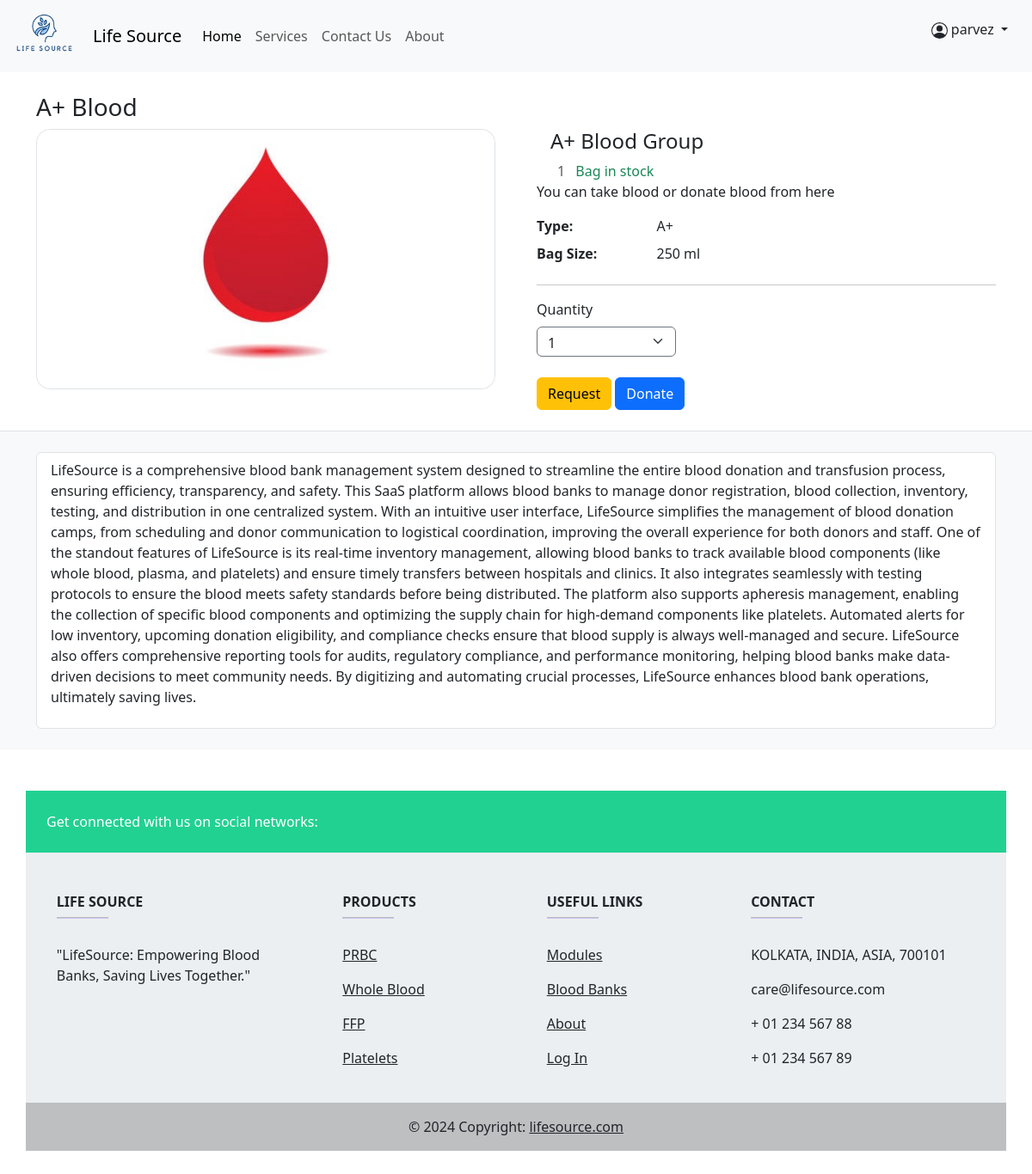
The page /product/1/ (signed in) on the database its author committed.
### home/models.py (models this page shows, shortened)
class Product(models.Model):
    blood_id=models.AutoField
    blood_name = models.CharField(max_length=50)
    blood_stock = models.PositiveIntegerField()
    blood_image = models.ImageField(upload_to='media/', null=True, blank=True)

### home/views.py (the view)
# urls.py: path('product/<int:id>/', views.view_detail, name='view_detail'),
@login_required(login_url='handleLogin')
def view_detail(request, id):
    product = Product.objects.filter(id=id)
    return render(request, 'view_detail.html', {'product':product})

### templates/view_detail.html (shortened to what this page needs)
{% extends "base.html" %}
{% load static %}
{% block body %}
{% for i in product %}
<section class="py-4">
  <div class="container">
    <h3>{{ i.blood_name }} Blood</h3>
    <div class="row gx-5">
      <aside class="col-lg-6">
        <div class="border rounded-4 mb-3 d-flex justify-content-center">
          <a data-fslightbox="mygalley" class="rounded-4" target="_blank" data-type="image" href="">
            <img style="max-width: 100%; max-height: 100vh; margin: auto;" class="rounded-4 fit" src="{{ i.blood_image.url }}">
          </a>
        </div>
      </aside>
      <main class="col-lg-6">
        <div class="ps-lg-3">
          <h4 class="title text-dark">
            {{ i.blood_name }} Blood Group
          </h4>
            <span class="text-muted"> {{i.blood_stock}} </span>
            <span class="text-success ms-2">Bag in stock</span>
          </div>
          <p>
            You can take blood or donate blood
            from here
          </p>
          <div class="row">
            <dt class="col-3">Type:</dt>
            <dd class="col-9">{{ i.blood_name }}</dd>
            <dt class="col-3">Bag Size:</dt>
            <dd class="col-9">250 ml</dd>
          </div>
          <hr />
          <div class="row mb-4">
            <div class="col-md-4 col-6">
              <label class="mb-2">Quantity</label>
              <select class="form-select border border-secondary" id="quantitySelect" style="height: 35px;">
                <option>1</option>
              </select>
            </div>
          </div>
<a href="#" class="btn btn-warning shadow-0" data-bs-toggle="modal" data-bs-target="#patientModal"
   onclick="setFormData('{{ i.blood_name }}', document.getElementById('quantitySelect').value)">
   Request
</a>
<a href="#" class="btn btn-primary shadow-0" data-bs-toggle="modal" data-bs-target="#donorModal"
onclick="setFormData('{{ i.blood_name }}', document.getElementById('quantitySelect').value)">
Donate
</a>
        </div>
    </div>
</section>
<section class="bg-light border-top py-4">
  <div class="container">
    <div class="row gx-4">
      <div class="col-lg-12 mb-6">
        <div class="border rounded-2 px-3 py-2 bg-white">
          <div class="tab-content" id="ex1-content">
            <div class="tab-pane fade show active" id="ex1-pills-1" role="tabpanel" aria-labelledby="ex1-tab-1">
              <p>
                LifeSource is a comprehensive blood bank management system designed to streamline the entire blood donation and transfusion process, ensuring efficiency, transparency, and safety. This SaaS platform allows blood banks to manage donor registration, blood collection, inventory, testing, and distribution in one centralized system. With an intuitive user interface, LifeSource simplifies the management of blood donation camps, from scheduling and donor communication to logistical coordination, improving the overall experience for both donors and staff. One of the standout features of LifeSource is its real-time inventory management, allowing blood banks to track available blood components (like whole blood, plasma, and platelets) and ensure timely transfers between hospitals and clinics. It also integrates seamlessly with testing protocols to ensure the blood meets safety standards before being distributed. The platform also supports apheresis management, enabling the collection of specific blood components and optimizing the supply chain for high-demand components like platelets. Automated alerts for low inventory, upcoming donation eligibility, and compliance checks ensure that blood supply is always well-managed and secure. LifeSource also offers comprehensive reporting tools for audits, regulatory compliance, and performance monitoring, helping blood banks make data-driven decisions to meet community needs. By digitizing and automating crucial processes, LifeSource enhances blood bank operations, ultimately saving lives.
              </p>
        </div>
      </div>
    </div>
  </div>
</section>
{% endfor %}
{% endblock body %}

### templates/base.html (shortened to what this page needs)
{% load static %}
<!DOCTYPE html>
<html lang="en" scroll-smooth>
<head>
    <link href="https://cdn.jsdelivr.net/npm/bootstrap@5.3.3/dist/css/bootstrap.min.css" rel="stylesheet">
</head>
<body class="overflow-x-hidden">
    {% block navbar %}
    <nav class="navbar navbar-expand-lg bg-body-tertiary">
        <div class="container-fluid">
          <a class="navbar-brand" href="#"><img src="{% static 'image/lifesourceLOGO.png' %}" alt="logo" width="80px"></a>
          <a class="navbar-brand" href="#">Life Source</a>
          <div class="collapse navbar-collapse" id="navbarNavDropdown">
            <ul class="navbar-nav">
              <li class="nav-item">
                <a class="nav-link active" aria-current="page" href="/main">Home</a>
              </li>
              <li class="nav-item">
                <a class="nav-link" href="/services">Services</a>
              </li>
                <a class="nav-link" href="/contact">Contact Us</a>
              <a class="nav-link" href="/about">About</a>
            </ul>
          </div>
          {% if user.is_authenticated %}
          <ul class="nav-item dropdown mx-3">
            <a class="nav-link dropdown-toggle" href="#" role="button" data-bs-toggle="dropdown" aria-expanded="false">
              {{request.user.username}}
            </a>
          </ul>
          {% endif %}
        </div>
      </nav>
      {% endblock navbar %}
      {% block body %}
      {% endblock body %}
      {% block footer %}
      <div class="container my-5 p-0">
        <footer
                class="text-center text-lg-start text-dark"
                style="background-color: #ECEFF1"
                >
          <section
                   class="d-flex justify-content-between p-4 w-full text-white"
                   style="background-color: #21D192"
                   >
            <div class="me-5">
              <span>Get connected with us on social networks:</span>
            </div>
            <div>
            </div>
          </section>
          <section class="">
            <div class="container text-center text-md-start mt-5">
              <div class="row mt-3">
                <div class="col-md-3 col-lg-4 col-xl-3 mx-auto mb-4">
                  <h6 class="text-uppercase fw-bold">LIFE SOURCE</h6>
                  <hr
                      class="mb-4 mt-0 d-inline-block mx-auto"
                      style="width: 60px; background-color: #7c4dff; height: 2px"
                      />
                  <p>
                    "LifeSource: Empowering Blood Banks, Saving Lives Together."
                  </p>
                </div>
                <div class="col-md-2 col-lg-2 col-xl-2 mx-auto mb-4">
                  <h6 class="text-uppercase fw-bold">Products</h6>
                  <hr
                      class="mb-4 mt-0 d-inline-block mx-auto"
                      style="width: 60px; background-color: #7c4dff; height: 2px"
                      />
                  <p>
                    <a href="#!" class="text-dark">PRBC</a>
                  </p>
                  <p>
                    <a href="#!" class="text-dark">Whole Blood</a>
                  </p>
                  <p>
                    <a href="#!" class="text-dark">FFP</a>
                  </p>
                  <p>
                    <a href="#!" class="text-dark">Platelets</a>
                  </p>
                </div>
                <div class="col-md-3 col-lg-2 col-xl-2 mx-auto mb-4">
                  <h6 class="text-uppercase fw-bold">Useful links</h6>
                  <hr
                      class="mb-4 mt-0 d-inline-block mx-auto"
                      style="width: 60px; background-color: #7c4dff; height: 2px"
                      />
                  <p>
                    <a href="#modules" class="text-dark">Modules</a>
                  </p>
                  <p>
                    <a href="#blood-banks" class="text-dark">Blood Banks</a>
                  </p>
                  <p>
                    <a href="#about" class="text-dark">About</a>
                  </p>
                  <p>
                    <a href="#login" class="text-dark">Log In</a>
                  </p>
                </div>
                <div class="col-md-4 col-lg-3 col-xl-3 mx-auto mb-md-0 mb-4">
                  <h6 class="text-uppercase fw-bold">Contact</h6>
                  <hr
                      class="mb-4 mt-0 d-inline-block mx-auto"
                      style="width: 60px; background-color: #7c4dff; height: 2px"
                      />
                  <p> KOLKATA, INDIA, ASIA, 700101</p>
                  <p> care@lifesource.com</p>
                  <p> + 01 234 567 88</p>
                  <p> + 01 234 567 89</p>
                </div>
              </div>
            </div>
          </section>
          <div
               class="text-center p-3"
               style="background-color: rgba(0, 0, 0, 0.2)"
               >
            © 2024 Copyright:
            <a class="text-dark" href="#index"
               >lifesource.com</a
              >
          </div>
        </footer>
      </div>
</body>
</html>
      {% endblock footer %}
    </body>
</html>

### rows shown on the page
Product: blood_name "A+", blood_image (picture), blood_stock "1"

### other values the page prints
{{ request.user.username }} "parvez"
